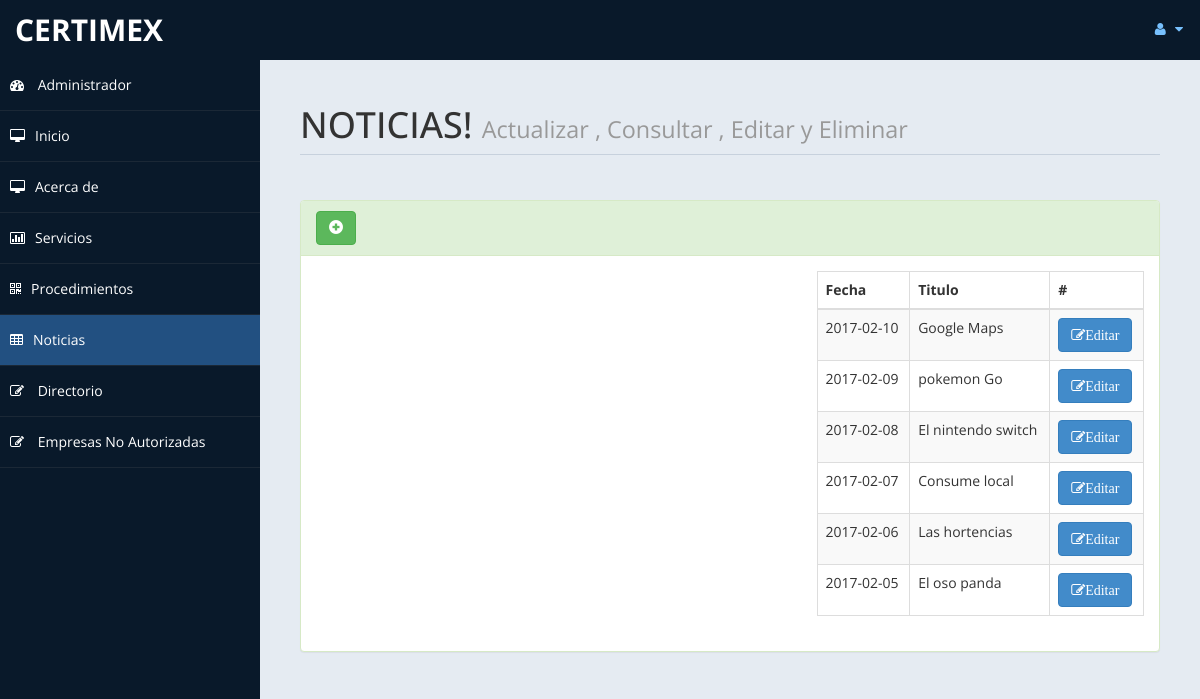
Page /Admin/noticias.php (signed in) on the committed database.
### tables this page shows
CREATE TABLE `noticias` (
  `id_noticias` int(10) NOT NULL,
  `titulo` varchar(500) NOT NULL,
  `contenido` varchar(500) NOT NULL,
  `fecha` date NOT NULL
);

### Admin/noticias.php (the view, shortened to what this page needs)
<!DOCTYPE html>
<html xmlns="">
<head>
    <link href="assets/css/bootstrap.css" rel="stylesheet" />
    <link href="assets/css/font-awesome.css" rel="stylesheet" />
    <link href="assets/js/morris/morris-0.4.3.min.css" rel="stylesheet" />
    <link href="assets/css/custom-styles.css" rel="stylesheet" />
</head>
<body>
    <div id="wrapper">
        <nav class="navbar navbar-default top-navbar" role="navigation">
            <div class="navbar-header">
                <a class="navbar-brand" href="index.php">CERTIMEX</a>
            </div>
            <ul class="nav navbar-top-links navbar-right">
                <li class="dropdown">
                    <a class="dropdown-toggle" data-toggle="dropdown" href="#" aria-expanded="false">
                        <i class="fa fa-user fa-fw"></i> <i class="fa fa-caret-down"></i>
                    </a>
                </li>
            </ul>
        </nav>
        <nav class="navbar-default navbar-side" role="navigation">
            <div class="sidebar-collapse">
                <ul class="nav" id="main-menu">
                    <li>
                        <a href="index.php"><i class="fa fa-dashboard"></i> Administrador</a>
                    </li>
					<li>
                        <a href="inicio.php"><i class="fa fa-desktop"></i>Inicio</a>
                    </li>
                    <li>
                        <a href="acerca.php"><i class="fa fa-desktop"></i>Acerca de</a>
                    </li>
					<li>
                        <a href="servicios.php"><i class="fa fa-bar-chart-o"></i>Servicios</a>
                    </li>
                    <li>
                        <a href="procedimientos.php"><i class="fa fa-qrcode"></i>Procedimientos</a>
                    </li>
                    <li>
                        <a class="active-menu" href="noticias.php" class="active-menu"><i class="fa fa-table"></i>Noticias</a>
                    </li>
                    <li>
                        <a href="directorio.php"><i class="fa fa-edit"></i> Directorio </a>
                    </li>
                    <li>
                        <a href="listaNegra.php"><i class="fa fa-edit"></i> Empresas No Autorizadas </a>
                    </li>
                </ul>
            </div>
        </nav>
        <div id="page-wrapper">
            <div id="page-inner">
                <div class="row">
                    <div class="col-md-12">
                        <h1 class="page-header">
                            NOTICIAS! <small> Actualizar , Consultar , Editar y Eliminar  </small>
                        </h1>
                    </div>
                </div>
				<div class="row">
					<div class="col-md-12 col-xs-12 col-sm-12 ">
					<div class="panel panel-success ">
						<div class="panel-heading">
							<button type="button" class="btn btn-success" href="#formulario" data-toggle="tab">
							<i class="glyphicon glyphicon-plus-sign"></i>
							</button>
						</div>
						<div class="panel-body">
							<div class="row">
								<div class="col-md-7 col-sm-7 tab-content">
									<?php
										include("../Procesos/conexion.php");
									?>
								</div>
								<div class="col-md-5 col-sm-5">
									<div class="table-responsive">
										<table class="table table-striped table-bordered table-hover" id="dataTables-example">
											<thead>
												<tr>
													<th>Fecha</th>
													<th>Titulo</th>
													<th>#</th>
												</tr>
											</thead>
											<tbody>
												<?php
													$consulta="SELECT id_noticias,titulo,fecha FROM noticias ORDER BY fecha DESC";
													$resultado= $mysqli->query($consulta);
													while($fila = $resultado->fetch_row()){
														echo "<tr>";
														echo "<td>$fila[2]</td>";
														echo "<td>$fila[1]</td>";
														echo "<td class=\"\"><button class=\"btn btn-primary\" href=\"#$fila[0]\" data-toggle=\"tab\"><i class=\"fa fa-edit \">Editar</i></button>";
														echo "</tr>";
													}
												?>
											</tbody>
										</table>
									</div>
								</div>
							</div>
						</div>
					</div>
					</div>
				</div>
			</div>
        </div>
    </div>
</body>
</html>

### Admin/assets/css/custom-styles.css (style rules this page uses)
body { font-family: 'Open Sans', sans-serif; }
#wrapper { width: 100%; background:#09192A; }
#page-wrapper { padding: 15px 15px; min-height: 600px; background:#E5EBF2; }
#page-inner { width:100%; margin:10px 20px 10px 0px; background-color:transparent; padding:10px; min-height:1200px; }
h1, .h1, h2, .h2, h3, .h3 { margin-top: 7px; margin-bottom: -5px; }
.page-header { padding-bottom: 9px; margin: 10px 0 45px; border-bottom: 1px solid #C7D1DD; }
.top-navbar { margin:0px; }
.top-navbar .navbar-brand { color: #fff; width: 260px; text-align: left; height: 60px; font-size: 30px; font-weight: 700; text-transform: uppercase; line-height: 30px; }
.top-navbar .nav > li { position: relative; display: inline-block; }
.top-navbar .nav > li > a { position: relative; display: block; padding: 19px 15px; color: #77C0FD; }
.active-menu { background-color:#225081!important; }
.sidebar-collapse , .sidebar-collapse .nav { background:none; }
.sidebar-collapse .nav { padding:0; }
.sidebar-collapse .nav > li > a { color:#fff; background:transparent; text-shadow:none; }
.sidebar-collapse > .nav > li > a { padding:15px 10px; }
.sidebar-collapse > .nav > li { border-bottom: 1px solid rgba(107, 108, 109, 0.19); }
.navbar-side { border:none; background-color: transparent; }
.top-navbar { background:#09192A; border-bottom:none; }
.top-navbar .nav > li > a > i { margin-right: 2px; }
.navbar-default { border:0px solid black; }
.navbar-header { background: #09192A; }
.nav > li > a > i { margin-right:10px; }
@media (min-width:768px) { #page-wrapper { margin: 0 0 0 260px; padding: 15px 30px; min-height: 1200px; } }
@media (min-width:768px) { .navbar-side { z-index: 1; position: absolute; width: 260px; } }
@media (min-width:768px) { .navbar { border-radius: 0px; } }

### rows in the picture
noticias: fecha "2017-02-10", titulo "Google Maps"
noticias: fecha "2017-02-09", titulo "pokemon Go"
noticias: fecha "2017-02-08", titulo "El nintendo switch"
noticias: fecha "2017-02-07", titulo "Consume local"
noticias: fecha "2017-02-06", titulo "Las hortencias"
noticias: fecha "2017-02-05", titulo "El oso panda"
